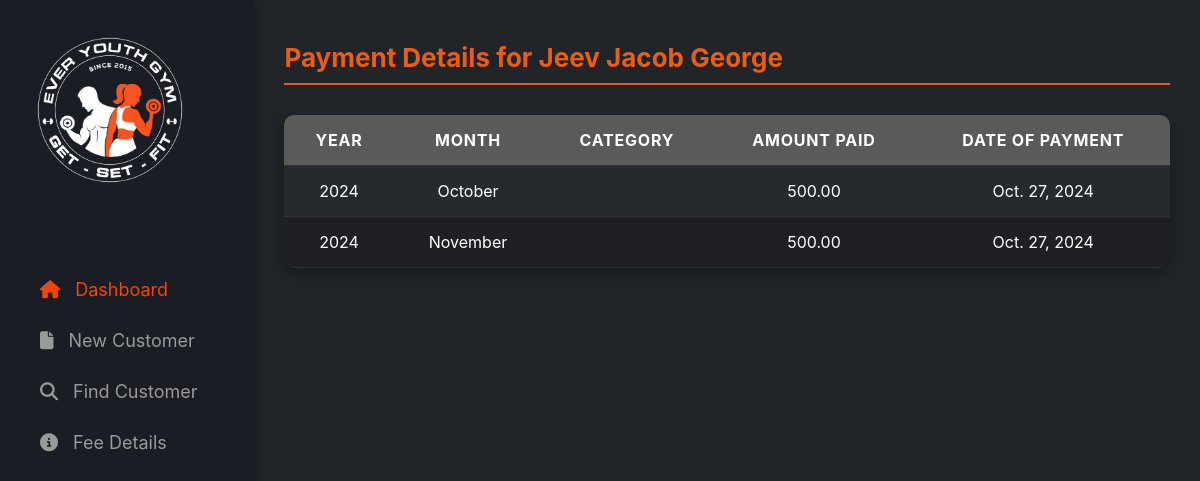
/customer/30/fees/, run on the app's committed database.
### gym/models.py (models this page shows, shortened)
class Customer(models.Model):
    GENDER_CHOICES = [
        ('M', 'Male'),
        ('F', 'Female'),
    ]
    BLOOD_GROUP_CHOICES = [
        ('O+', 'O+'),
        ('O-', 'O-'),
        ('A+', 'A+'),
        ('A-', 'A-'),
        ('B+', 'B+'),
        ('B-', 'B-'),
        ('AB+', 'AB+'),
        ('AB-', 'AB-'),
        ('A1+', 'A1+'),
        ('A1-', 'A1-'),
        ('A2+', 'A2+'),
        ('A2-', 'A2-'),
        ('A1B+', 'A1B+'),
        ('A1B-', 'A1B-'),
        ('A2B+', 'A2B+'),
        ('A2B-', 'A2B-'),
        ('BOMBAY', 'BOMBAY'),
    ]
    unique_id = models.AutoField(primary_key=True)
    name = models.CharField(max_length=255,blank=False)
    phone_no = models.CharField(max_length=10, blank=True)
    email = models.EmailField(null=True, blank=True)
    gender = models.CharField(max_length=1, choices=GENDER_CHOICES,blank=False)
    height = models.FloatField(help_text='Height in centimeters', null=True, blank=True)
    weight = models.FloatField(help_text='Weight in kilograms', null=True, blank=True)
    blood_group = models.CharField(max_length=6, choices=BLOOD_GROUP_CHOICES,blank=False)
    bmi = models.FloatField(editable=False, null=True, blank=True)
    admission_number = models.PositiveIntegerField(editable=False, default=0)
    date_of_admission = models.DateField(default=timezone.now)
    date_of_birth = models.DateField(null=True, blank=True)
    class Meta:
        unique_together = ('name', 'phone_no')

class FeeDetail(models.Model):
    MONTH_CHOICES = [
        (1, 'January'),
        (2, 'February'),
        (3, 'March'),
        (4, 'April'),
        (5, 'May'),
        (6, 'June'),
        (7, 'July'),
        (8, 'August'),
        (9, 'September'),
        (10, 'October'),
        (11, 'November'),
        (12, 'December'),
    ]
    customer = models.ForeignKey(Customer, on_delete=models.CASCADE)
    amount_paid = models.DecimalField(max_digits=10, decimal_places=2)
    date_of_payment = models.DateField(default=timezone.now)
    category = models.ForeignKey(CategoryTable,on_delete=models.PROTECT)
    month = models.PositiveSmallIntegerField(choices=MONTH_CHOICES, default=timezone.now().month)
    year = models.IntegerField(default=timezone.now().year)
    class Meta:
        unique_together = ('month', 'year',
                            'category', 'customer')

### gym/views.py (the view)
# urls.py: path('customer/<int:customer_id>/fees/', customer_fee_details, name='customer_fee_details'),
def customer_fee_details(request, customer_id):
    customer = get_object_or_404(Customer, pk=customer_id)
    fee_details = FeeDetail.objects.filter(customer=customer).order_by('year', 'month')
    context = {
        'customer': customer,
        'fee_details': fee_details,
    }
    return render(request, 'gym/customer_fee_details.html', context)

### gym/templates/gym/customer_fee_details.html (shortened to what this page needs)
{% load static %}
<!DOCTYPE html>
<html lang="en">
<head>
    <link rel="stylesheet" href="{% static 'gym/customer_fee_details.css' %}">
</head>
<body>
    <div class="container">
        <div class="navbar">
            <div class="logo">
                <img src="{% static 'gym/assets/images/Logo.png' %}" alt="Logo">
            </div>
            <nav>
                <a href="/" style="color:#f4440e;"><li><i class="fa-solid fa-house" style="color: #f4440e;"></i>Dashboard</li>
                <a href="/add"><li><i class="fa-solid fa-file" style="color: #9a9a9a;"></i>New Customer</li></a>
                <a href="{% url 'dedicated' %}"><li><i class="fa-solid fa-search" style="color: #9a9a9a;"></i>Find Customer</li></a>
                <a href="/fees"><li><i class="fa-solid fa-circle-info" style="color: #9a9a9a;"></i>Fee Details</li></a>
            </nav>
        </div>
        <div class="content">
            <div class="header">
                  <h2>Payment Details for {{ customer.name }}</h2>
              </div>
              <table>
                  <thead>
                      <tr>
                          <th>Year</th>
                          <th>Month</th>
                          <th>Category</th>
                          <th>Amount Paid</th>
                          <th>Date of Payment</th>
                      </tr>
                  </thead>
                  <tbody>
                      {% for fee in fee_details %}
                      <tr>
                          <td>{{ fee.year }}</td>
                          <td>{{ fee.get_month_display }}</td>
                          <td>{{ fee.get_category_display }}</td>
                          <td>{{ fee.amount_paid }}</td>
                          <td>{{ fee.date_of_payment }}</td>
                      </tr>
                      {% endfor %}
                  </tbody>
              </table>
          </div>
        </div>
</body>
</html>

### gym/static/gym/customer_fee_details.css (style rules this page uses)
body { margin: 0; padding: 0; height: 100%; font-family: "Inter", sans-serif; background-color: #1a1d23; }
.container { background-color: #26292E; display: flex; height: 100%; min-height: 100vh; }
.navbar { width: 18%; background-color: #1a1d23; box-shadow: 0 4px 10px rgba(0, 0, 0, 0.4); padding: 30px; position: relative; z-index: 1; }
.navbar .logo img { width: 160px; height: auto; margin-bottom: 40px; }
.navbar nav { display: block; margin-top: 30px; }
.navbar nav li { list-style-type: none; padding: 15px 10px; font-size: 18px; }
.navbar nav a { color: #9A9A9A; text-decoration: none; display: flex; align-items: center; transition: color 0.3s, font-size 0.3s; }
.navbar nav a li i { margin-right: 15px; transition: transform 0.3s; }
.content { width: 82%; background-color: #212529; padding: 20px 30px; color: white; overflow: auto; }
.header h2 { color: #E95D18; font-size: 26px; margin-bottom: 30px; border-bottom: 2px solid #E95D18; padding-bottom: 10px; }
table { width: 100%; border-collapse: collapse; background-color: #17191C; border-radius: 10px; overflow: hidden; box-shadow: 0 5px 15px rgba(0, 0, 0, 0.3); margin-top: 20px; }
th, td { padding: 15px 20px; text-align: center; border-bottom: 1px solid #333; color: white; }
th { background-color: #5A5A5A; font-weight: bold; text-transform: uppercase; letter-spacing: 0.05em; }
tbody tr:nth-child(odd) { background-color: #26292E; }
tbody tr:nth-child(even) { background-color: #1F2023; }
tbody td { transition: background-color 0.3s ease; }

### data on the page
Customer: name "Jeev Jacob George"
FeeDetail: year "2024", month "October", amount_paid "500.00", date_of_payment "Oct. 27, 2024"
FeeDetail: year "2024", month "November", amount_paid "500.00", date_of_payment "Oct. 27, 2024"
